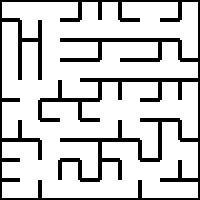
#> input picture task1/2. Practice/Task 1A/codes/maze00.jpg, 200 x 200 px
$ python sec.py   (Python 2 division)
#> lines starting #> are read from the running program, lines starting #| are printed output that depends on the picture; after the words box and inside, x2 and y2 are one past the last pixel; in counts of white or black regions, pixels touching at a corner belong together
import numpy as np
import cv2

class Link():
    value = 0
    parent = 0
    def __init__(self, a, b):
        self.value = a
        self.parent = b
## The readImage function takes a file path as argument and returns image in binary form.
## You can copy the code you wrote for section1.py here.
def readImage(filePath):
    #############  Add your Code here   ###############
#> called with filePath = 'maze00.jpg'
    img = cv2.imread(filePath, 0)
#> img is the input picture: shape (200, 200); min 0, max 255, mean 205.7
    ret, binaryImage = cv2.threshold(img, 10, 255, cv2.THRESH_BINARY)
#> binaryImage: shape (200, 200); 80.7% white; 1 black region, box (x1, y1, x2, y2) and area: (0, 0, 200, 200) 7720
#> in main, `breadth = len(img)/20`: breadth = 10
    ###################################################
    return binaryImage

## The findNeighbours function takes a maze image and row and column coordinates of a cell as input arguments
## and returns a stack consisting of all the neighbours of the cell as output.
## Note :- Neighbour refers to all the adjacent cells one can traverse to from that cell provided only horizontal
## and vertical traversal is allowed.
## You can copy the code you wrote for section1.py here.
def findNeighbours(img,row,column):
    neighbours = []
    #############  Add your Code here   ###############
    i = 0
    while(True):
        if img[i, i] != 0:
            border = i
            break
        i += 1
    i = border
    cell = 0
    while(True):
        if img[i, i] == 0:
            cell = i
            break
        i += 1
    if img[cell - border * 2, cell] == 0 or img[cell, cell - border * 2] == 0:
        cell = cell + border
    row_new = (2 * row + 1) * (cell / 2)
    col_new = (2 * column + 1) * (cell / 2)
    top = row_new - (cell / 2) + 1
    bottom = row_new + (cell / 2) - 2
    left = col_new - (cell / 2) + 1
    right = col_new + (cell / 2) - 2
    if img[top, col_new] != 0:
        neighbours.append([row - 1, column])
    if img[bottom, col_new] != 0:
        neighbours.append([row + 1, column])
    if img[row_new, left] != 0:
        neighbours.append([row, column - 1])
    if img[row_new, right] != 0:
        neighbours.append([row, column + 1])
    ###################################################
    return neighbours

##  colourCell function takes 4 arguments:-
##            img - input image
##            row - row coordinates of cell to be coloured
##            column - column coordinates of cell to be coloured
##            colourVal - the intensity of the colour.
##  colourCell basically highlights the given cell by painting it with the given colourVal. Care should be taken that
##  the function doesn't paint over the black walls and only paints the empty spaces. This function returns the image
##  with the painted cell.
##  You can copy the code you wrote for section1.py here.
def colourCell(img, row, column, flag):   ## Add required arguments here.

    #############  Add your Code here   ###############
    neighbours = findNeighbours(img, row, column)
    i = 0
    while(True):
        if img[i, i] != 0:
            border = i
            break
        i += 1
    i = border
    cell = 0
    while(True):
        if img[i, i] == 0:
            cell = i
            break
        i += 1
    if img[cell - border * 2, cell] == 0 or img[cell, cell - border * 2] == 0:
        cell = cell + border
    row_new = (2 * row + 1) * (cell / 2)
    col_new = (2 * column + 1) * (cell / 2)
    top = row_new - (cell / 2) + 1
    bottom = row_new + (cell / 2) - 2
    left = col_new - (cell / 2) + 1
    right = col_new + (cell / 2) - 2
    for i in neighbours:
        if i[0] == row + 1:
            img[top + 1 : bottom + 2, left + 1 : right] = 150
        if i[0] == row - 1:
            img[top - 1 : bottom, left + 1 : right] = 150
        if i[1] == column + 1:
            img[top + 1 : bottom, left + 1 : right + 2] = 150
        if i[1] == column - 1:
            img[top + 1 : bottom, left - 1 : right] = 150
    if flag == 1:
        img[top + 5 : bottom - 4, left + 5 : right - 4] = 0
    ###################################################
    return img

##  Function that accepts some arguments from user and returns the graph of the maze image.
def buildGraph(img):  ## You can pass your own arguments in this space.
    graph = {}
    #############  Add your Code here   ###############
    i = 0
    while(True):
        if img[i, i] != 0:
            border = i
            break
        i += 1
#> after the loop, i = 2
    i = border
    cell = 0
    while(True):
        if img[i, i] == 0:
            cell = i
            break
        i += 1
#> after the loop, i = 18
    if img[cell - border * 2, cell] == 0 or img[cell, cell - border * 2] == 0:
        cell = cell + border
    r = len(img) / cell
#> r = 10
    c = len(img) / cell
#> c = 10
    for i in range(r):
        for j in range(c):
            graph[(i, j)] = findNeighbours(img, i, j)
#> the loop in findPath, `for k in graph.keys():` made 100 passes
#> k on passes 1 to 12: (0, 0), (0, 1), (0, 2), (0, 3), (0, 4), (0, 5), (0, 6), (0, 7), (0, 8), (0, 9), (1, 0), (1, 1)
    ###################################################

    return graph

def next_num():          ##This is a sequence for assigning numbers to the cells in recursive function
    del x[0]
    return x[0]

def numberMaze(graph, initial, new, l):
#> called with initial = (0, 0)
    empty = 0                                   ##This assigns numbers to the cells based on a certain algorithm that we have used
                                                  ##Starting from the first cell, the cells are assigned number 1 and everytime a branching occurs the next cells are assigned the next numbers, and if branhing does not occur the same number is continuosly assigned.
    lar = 0                                         ##Them using class. we create links between these numbers, and to find shortest path between cells, we just traverse those certain numbers that we have assigned. suppose 1->3->5->8 are the links created, then to go from 1 to 8, we traverse all cells from 1 to 3 to 5 to the final cell in 8

    for k in graph[initial]:
        if new[tuple(k)] == -1:
            empty += 1
#> this loop made 1 pass
    if empty == 0:
        return
    elif empty == 1:
        for i in range(len(graph[initial])):
            if new[tuple(graph[initial][i])] == -1:
                new[tuple(graph[initial][i])] = new[initial]
                numberMaze(graph, tuple(graph[initial][i]), new, l)
#> this loop made 1 pass
    else:
        for i in range(len(graph[initial])):
            if new[tuple(graph[initial][i])] == -1:
                n = next_num()
                new[tuple(graph[initial][i])] = n
                l.append(Link(n, new[initial]))
                numberMaze(graph, tuple(graph[initial][i]), new, l)

def shortestNumberedPath(l, initial, final, path):   ##This function is required to find the shortest path
                                                        ##It acquires the required sequence of links that had been developed using the algorith, explained above and returns it to the required function
#> called with initial = 1, final = 20
    if final == initial:
        return
    else:
        for i in l:
            if i.value == final:
                parent = i.parent
                break
        path.append(parent)
        shortestNumberedPath(l, initial, parent, path)

##  Finds shortest path between two coordinates in the maze. Returns a set of coordinates from initial point
##  to final point.
def findPath(graph, initial, final, img): ## You can pass your own arguments in this space.
    #############  Add your Code here   ###############
    shortest = [initial]
    visited = [initial]
    count = 1
    global path
    path = []
    global new
    new = {}
    global l
    l = []
    breadth = len(img)/20
    length = len(img[0])/20
    if length == 10:
        initial = (0,0)
        final = (9,9)
    else:
        initial = (0,0)
        final = (19,19)
    graph = buildGraph(img)
    for k in graph.keys():
        new[k] = -1
    new[initial] = 1
    global x
    x = range(1, 1000)
    numberMaze(graph, initial, new, l)
    path.append(new[final])
    shortestNumberedPath(l, new[initial], new[final], path)
    path.reverse()
    current = initial
    while(True):
        if current == final:
            return shortest
        for j in graph[current]:
            if not tuple(j) in visited:
                if new[tuple(j)] == new[current]:
                    current = tuple(j)
                    shortest.append(current)
                    visited.append(current)
                    break
                else:
                    if new[tuple(j)] == path[count]:
                        count += 1
                        shortest.append(tuple(j))
                        current = tuple(j)
                        visited.append(current)
                        break
    ###################################################

## This is the main function where all other functions are called. It accepts filepath
## of an image as input. You are not allowed to change any code in this function.
def main(filePath, flag = 0):
    img = readImage(filePath)      ## Read image with specified filepath.
    breadth = len(img)/20          ## Breadthwise number of cells
    length = len(img[0])/20           ## Lengthwise number of cells
    if length == 10:
        initial_point = (0,0)      ## Start coordinates for maze solution
        final_point = (9,9)        ## End coordinates for maze solution
    else:
        initial_point = (0,0)
        final_point = (19,19)
    graph = buildGraph(img)       ## Build graph from maze image. Pass arguments as required.
    shortestPath = findPath(graph, initial_point, final_point, img)  ## Find shortest path. Pass arguments as required.
    print shortestPath             ## Print shortest path to verify
#| [(0, 0), (0, 1), (0, 2), (1, 2), (2, 2), (3, 2), (4, 2), (4, 1), (5, 1), (6, 1), (6, 2), (7, 2), (8, 2), (9, 2), (9, 3), (9, 4), (9, 5), (9, 6), (8, 6), (8, 7), (9, 7), (9, 8), (9, 9)]
    string = str(shortestPath) + "\n"
    for i in shortestPath:         ## Loop to paint the solution path.
        img = colourCell(img, i[0], i[1], 200)
#> this loop made 23 passes
#> pass 1, in main, `img = colourCell(img, i[0], i[1], 200)`:
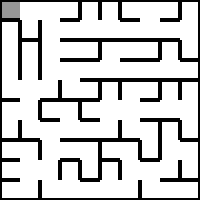
#> img: shape (200, 200); min 0, max 255, mean 205
#> pass 2, in main, `img = colourCell(img, i[0], i[1], 200)`:
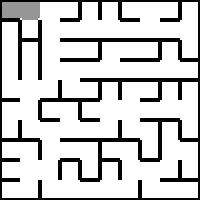
#> img: shape (200, 200); 0.88% of pixels changed, all inside (x1, y1, x2, y2) = (20, 2, 40, 20)
#> pass 3, in main, `img = colourCell(img, i[0], i[1], 200)`:
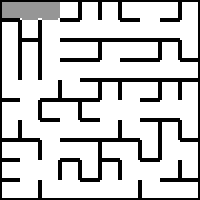
#> img: shape (200, 200); 0.88% of pixels changed, all inside (x1, y1, x2, y2) = (40, 2, 60, 20)
#> after the loop:
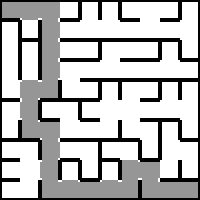
#> img: shape (200, 200); 16.96% of pixels changed, all inside (x1, y1, x2, y2) = (20, 20, 198, 198)
    if __name__ == '__main__':     ## Return value for main() function.
        return img
    else:
        if flag == 0:
            return string
        else:
            return graph


## The main() function is called here. Specify the filepath of image in the space given.
if __name__ == '__main__':
    filePath = 'maze00.jpg'        ## File path for test image
    img = readImage(filePath)
    img = main(filePath)           ## Main function call
    cv2.imshow('canvas', img)
    cv2.waitKey(0)
    cv2.destroyAllWindows()
